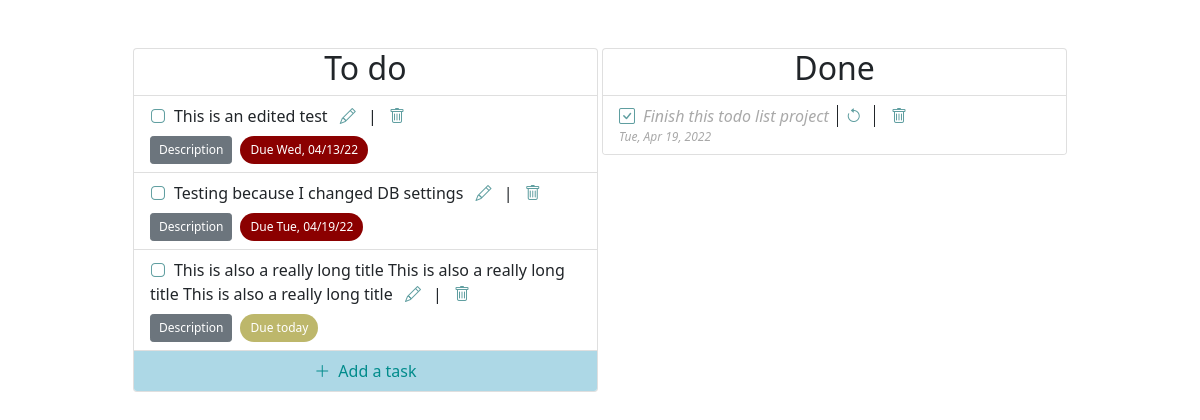
The page / on the database its author committed.
### model.py (models this page shows)
class Task(db.Model):
    __tablename__ = 'tasks'
    id = db.Column(db.Integer, primary_key=True)
    name = db.Column(db.String, unique=False, nullable=False)
    description = db.Column(db.String, unique=False, nullable=True)
    date = db.Column(db.Date, unique=False, nullable=True)
    completed = db.Column(db.Boolean, unique=False, nullable=True, default=False)

### main.py (the view)
@app.route('/')
def home():
    all_tasks = Task.query.all()
    any_completed = Task.query.filter_by(completed=1).all()
    today = dt.date.today()
    return render_template('index.html', all_tasks=all_tasks, today=today, any_completed=any_completed)

### templates/index.html (shortened to what this page needs)
{% include 'header.html' %}
{% block content %}
  <div class="container pt-5 text-center">
    <div class="card col-5 px-0" style="display:inline-block;">
      <h2>To do</h2>
      <ul class="list-group list-group-flush text-start">
        {% for task in all_tasks|sort(attribute="date") %}
        {% if not task.completed %}
        <li class="list-group-item">
          <a href="{{url_for('complete_task', task_id=task.id)}}"><i class="bi bi-app icon-styles me-2"></i></a>{{task.name}}
          <a class="ms-2 me-2" href="{{url_for('edit_task', task_id=task.id)}}"><i class="bi bi-pencil icon-styles"></i></a> |
          <a class="ms-2" href="{{url_for('delete_task', task_id=task.id)}}"><i class="bi bi-trash icon-styles"></i></a>
          <div class="d-flex align-items-center">
            <button class="btn btn-secondary btn-sm mt-2" type="button" data-bs-toggle="collapse" data-bs-target="#collapse{{task.id}}" aria-expanded="false" aria-controls="collapse{{task.id}}">Description</button>
            {% if task.date > today %}
            <span class='due-date ms-2 mt-2' style="background-color:darkgreen; color:white; display:inline-block">Due {{task.date.strftime('%a, %m/%d/%y')}}</span>
            {% elif task.date == today %}
            <span class='due-date ms-2 mt-2' style="background-color:darkkhaki">Due today</span>
            {% else %}
            <span class='due-date ms-2 mt-2' style="background-color:darkred">Due {{task.date.strftime('%a, %m/%d/%y')}}</span>
            {% endif %}
          </div>
        </li>
        {% endif %}
        {% endfor %}
        <a href="{{url_for('add_a_task')}}" class="list-group-item add-task w-100 text-center">
          <li style="list-style: none;"><i class="bi bi-plus-lg me-2"></i>Add a task</li>
        </a>
      </ul>
    </div>
    {% if any_completed %}
    <div class="card col-5 px-0" style="display:inline-block">
      <h2>Done</h2>
      <ul class="list-group list-group-flush text-start" id="finished">
        {% for task in all_tasks|sort(attribute="date") %}
          {% if task.completed %}
        <li class="list-group-item"><i class="bi bi-check-square me-2 icon-styles"></i>{{task.name}}<a class="border-start border-dark" href="{{url_for('undo_complete_task', task_id=task.id)}}"><i class="bi bi-arrow-counterclockwise ms-2 icon-styles"></i></a>
          <a class="ms-2 border-start border-dark" href="{{url_for('delete_task', task_id=task.id)}}"><i class="bi bi-trash icon-styles ps-3"></i></a>
          <span style="display:block;">{{task.date.strftime('%a, %b %d, %Y')}}</span>
        </li>
          {% endif %}
        {% endfor %}
        {% endif %}
      </ul>
    </div>
  </div>
{% include 'footer.html' %}
{% endblock %}

### templates/header.html (shortened to what this page needs)
<!DOCTYPE html>
<html lang="en">
<head>
  <link rel="stylesheet" href="https://cdn.jsdelivr.net/npm/bootstrap-icons@1.8.1/font/bootstrap-icons.css">
  <link href="https://cdn.jsdelivr.net/npm/bootstrap@5.1.3/dist/css/bootstrap.min.css" rel="stylesheet">
  <link rel="stylesheet" href="/static/styles.css">
</head>
<body>

### templates/footer.html (shortened to what this page needs)
</body>
</html>

### static/styles.css (style rules this page uses)
span, .p-description { display: inline-block; font-weight: 200; font-size: .75em; }
#finished { font-style: italic; font-weight: 100; }
#finished li { color: darkgray; }
.icon-styles { color: cadetblue }
.add-task { margin: auto; background-color: lightblue; color: darkcyan; text-decoration: none; }
.due-date { padding:5px 10px; border-radius: 25px; font-weight: 400; color:white; }
.btn-secondary { font-size: 12px; }

### rows shown on the page
Task: name "This is an edited test", date "Wed, 04/13/22"
Task: name "Testing because I changed DB settings", date "Tue, 04/19/22"
Task: name "This is also a really long title This is also a really long title This is also a really long title", date "Due today"
Task: name "Finish this todo list project", date "Tue, Apr 19, 2022"
